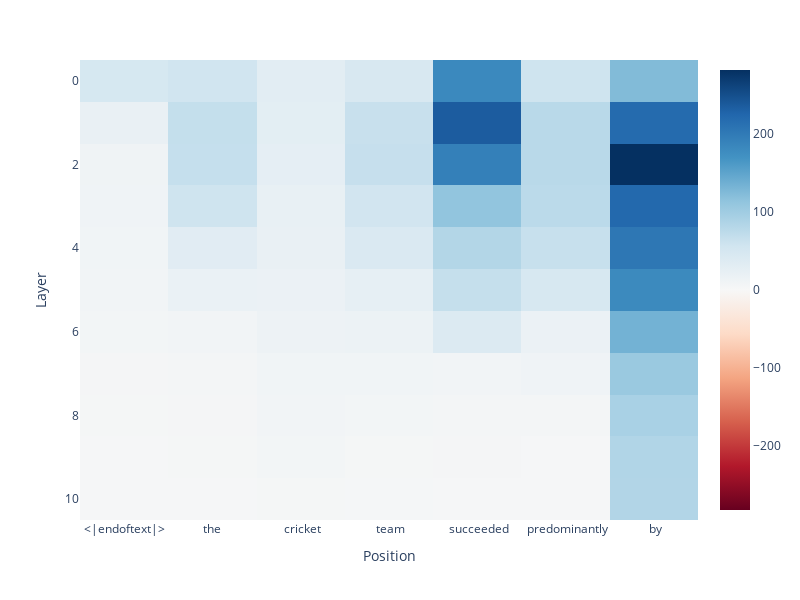

The notebook cell this image was saved under:
### Code cell
all_grads = []
for k, v in grad_dict.items():
    if v is not None:
        all_grads.append(v[0])


all_grads = torch.stack(all_grads)
grad_heatmap = all_grads.abs().sum(dim=-1)

labels = [f"{tok}" for i, tok in enumerate(model.to_str_tokens(tokens[0]))]
imshow(grad_heatmap, labels={"x": "Position", "y": "Layer"},x=labels, width=800, height=600)

### Figure 1 — Plotly figure (JSON) as saved in the notebook; plotly's stock layout.template omitted (floating-point values rounded to 4 significant figures)
{"data": [{"coloraxis": "coloraxis", "hovertemplate": "Position: %{x}<br>Layer: %{y}<br>color: %{z}<extra></extra>", "name": "0", "type": "heatmap", "x": ["<|endoftext|>", "the", " cricket", " team", " succeeded", " predominantly", " by"], "xaxis": "x", "yaxis": "y", "z": [[48.44, 55.9, 31.31, 46.37, 182.3, 58.26, 124.6], [20.53, 67.84, 29.62, 64.77, 235.8, 77.57, 219.8], [12.54, 67.35, 26.85, 66.31, 193.3, 78.2, 282.1], [11.23, 58.08, 22.45, 55.18, 113.1, 75.93, 222.3], [9.831, 33.08, 20.95, 43.76, 83.4, 65.24, 204.9], [8.738, 19.01, 18.19, 25.03, 67.54, 47.33, 181.2], [6.997, 9.253, 15.41, 16.27, 39.81, 17.75, 134.7], [5.159, 6.362, 10.59, 9.914, 9.365, 11.68, 105.6], [4.626, 4.76, 9.426, 7.335, 6.142, 5.828, 92.16], [3.563, 4.066, 7.197, 4.593, 5.124, 3.095, 85.48], [2.491, 3.665, 4.531, 3.992, 2.943, 2.48, 84.51]]}], "layout": {"coloraxis": {"cmid": 0, "colorscale": [[0, "rgb(103,0,31)"], [0.1, "rgb(178,24,43)"], [0.2, "rgb(214,96,77)"], [0.3, "rgb(244,165,130)"], [0.4, "rgb(253,219,199)"], [0.5, "rgb(247,247,247)"], [0.6, "rgb(209,229,240)"], [0.7, "rgb(146,197,222)"], [0.8, "rgb(67,147,195)"], [0.9, "rgb(33,102,172)"], [1, "rgb(5,48,97)"]]}, "height": 600, "margin": {"t": 60}, "width": 800, "xaxis": {"anchor": "y", "constrain": "domain", "domain": [0, 1], "scaleanchor": "y", "title": {"text": "Position"}}, "yaxis": {"anchor": "x", "autorange": "reversed", "constrain": "domain", "domain": [0, 1], "title": {"text": "Layer"}}}}
